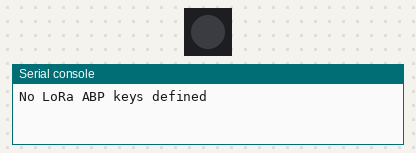
This program was run on a simulated Pycom board running MicroPython. On the bench: 1 RGB LEDs in strip order, left to right, the last lines printed to the serial console. Dim RGB values are drawn brighter than linear; no radio messages arrive unless stated (any console line starting 'radio sent:' is added by the test bench); the LoRaWAN join succeeds after 3 s and a send takes 0.1 s; library files of the repository ran but are not shown: lora.py.

Above: at 0.1 s.
At 5.15 s:
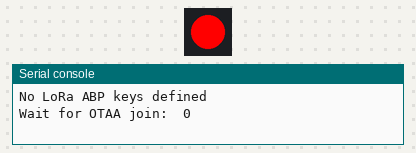
At 5.55 s:
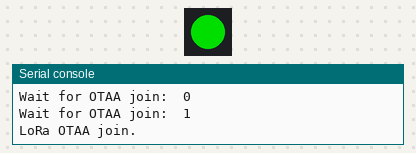
At 6.36 s:
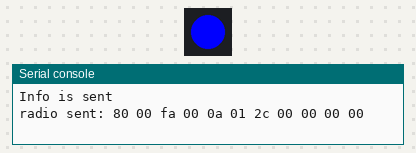
Timing chart, 0 to 7.9 s (numbered marks = the images above):
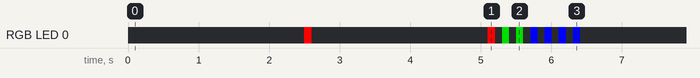

Measured:
- by itself, RGB LED 0: off → RGB(255, 0, 0) at 2.5 s, → off 0.10 s later, → RGB(255, 0, 0) 2.5 s later, → off 0.10 s later, … (16 changes in this stretch)

The program:

lora_test.py
```python
__version__ = "0." + "$Revision: 1.1 $"[11:-2]
__license__ = 'GPLV4'

Network = ''
method = {}
try:
  from lora import LORA
  from Config import Network
  # OTAA keys
  from Config import dev_eui, app_eui, app_key
except: print('No network or LoRa OTAA keys defined')
if Network != 'TTN': raise ValueError("No LoRa network defined")
else: method['OTAA'] = (dev_eui, app_eui, app_key)
try:
  # ABP keys
  from Config import dev_addr, nwk_swkey, app_swkey
except: print('No LoRa ABP keys defined')
else: method['ABP'] = (nwk_swkey, nwk_swkey, app_swkey)
if not len(method): raise ValueError("No LoRa keys configured or LoRa config error")

import sys
import struct
from time import time, sleep

# Turn off hearbeat LED
import pycom
pycom.heartbeat(False)

info = None
n = None
def SendInfo(port,data):
  print("info requested")
  if not data: return
  if (not info) or (not n): return
  print("Sent info")
  sleep(30)
  n.send(info,port=3)

n = LORA()
if not n.connect(method, ports=2):
  print("Failed to connect to LoRaWan TTN")
  sys.exit(0)

# send first some info
# dust (None,Shiney,Nova,Plantower, ...) 4 low bits
# meteo (None,DHT11,DHT22,BME280,BME680, ...) 4 high bits
# GPS (longitude,latitude, altitude) float
# send 17 bytes

useGPS = False
thisGPS = [50.12345,6.12345,12.34]
try: from Config import useGPS, thisGPS
except: pass

Dust = ['unknown','PPD42NS','SDS011','PMS7003']
Meteo = ['unknown','DHT11','DHT22','BME280','BME680']
try:
  from Config import meteo
except:
  meteo = 'unknown'
try:
  from Config import dust
except:
  dust = 'unknown'

sense = ((Meteo.index(meteo)&0xf)<<4) | (Dust.index(dust)&0x7)
if useGPS: sense |= 0x8
info = struct.pack('>BBlll',0,sense,int(thisGPS[0]*100000),int(thisGPS[1]*100000), int(thisGPS[2]*10))
print("Sending version 0, meteo %s, dust %s, configured GPS: " % (meteo,dust), thisGPS)

if not n.send(info,port=3): print("send error")
else: print('Info is sent')

for cnt in range(3):
  # old style
  # data = struct.pack('>HHHHHHHHl', 10+cnt, 15+cnt, 20+cnt, 25+cnt, 30+cnt, 35+cnt, 40+cnt, 45+cnt, time())
  # packaged as: type, PM25*10, PM10*10, temp*10+300, hum*10
  if cnt%2:
    data = struct.pack('>BHHHHHlll', 0x88, int(250+cnt), int(100+cnt), 300+cnt, cnt, 1000+cnt, int(thisGPS[0]*100000),int(thisGPS[1]*100000), int(thisGPS[2]*10))
  else:
    data = struct.pack('>BHHHHH', 0x80, int(250+cnt), int(10+cnt), 300+cnt, cnt,0)
  # Send packet
  if not n.send(data):  # send to LoRa port 2
    print("send error")
  else: print('Data is sent')
  sleep(60)
print('Done')
import sys
sys.exit()
```

Config.py
```python
# Replace with your own OTAA keys,
# obtainable through the "files" widget in Managed IoT Cloud.

# TTN register:
#          app id  ???, dev id ???
Network = 'TTN' # or 'WiFi'
# OTAA keys
#
#	maak TTN account aan (ttn.org)
#	genereer keys via ttn
#
dev_eui = "AAAA807D3A939eb4"
app_eui = "70B3D57ED000A4D3"
app_key = "84280F838341190C205451D18CE954E4"

# ABP keys
# dev_addr  = "26xxxxF1"
# nwk_swkey = "E8xxxxxxxxxxxxxxxxxxxxxxxxxxxx9C"
# app_swkey = "03xxxxxxxxxxxxxxxxxxxxxxxxxxxx02"

# wifi AP or Node
W_SSID = 'MySense-PyCom'
W_PASS = 'acacadabra'

# define 0 if not used (GPS may overwrite this)
# thisGPS = [0.0,0.0,0.0] # (LAT,LON,ALT)

# uncomment if calibration is known
# # date, reference to ?
# calibrate = {
#     "temperature": [0,1],
#     "humidity": [0,1],
#     "pressure": [0,1],
#     "gas": [0,1],
#     "gas base": 0+1.0*178644.6, # use gas calibration
#     "pm1": [0,1],
#     "pm25": [0,1],
#     "pm10": [0,1],
#}

# auto detect I2C address if module is wired/connected
# Meteo: BME280, BME680, SHT31
# meteo module is auto detected
# useMeteo = 'I2C'# I2C bus, None: disabled
# if BME == 680:
M_gBase = 430940.4 # BME680 gas base line (dflt None or missing: recalculate)

# use oled display None: disabled
useSSD = 'I2C' # deprecated
#useSSD = 'SPI' # if not on I2C bus
# useDisplay = True  # or 'I2C'
# SPI pins
#S_CLKI = 'P19'  # brown D0
#S_MOSI = 'P18'  # white D1
#S_MISO = 'P16'  # NC
# SSD pins on GPIO
#S_DC   = 'P20'  # purple DC
#S_RES  = 'P21'  # gray   RES
#S_CS   = 'P17'  # blew   CS

# SDA wire is white, SCL wire is yellow or gray
# I2Cpins = [('P23','P22')] # I2C pins [(SDA,SCL), ...]
# I2Cdevices = [
#         ('BME280',0x76),('BME280',0x77), # BME serie Bosch
#         ('SHT31',0x44),('SHT31',0x45),   # Sensirion serie
#         ('SSD1306',0x3c)                 # oled display
#    ]

# uart allocations number from 0 (0,1,2) PCB nr TTL 3, 2, 1
# uart = [-1] # leave 0 free (USB TTL expansion board)  (Tx, Rx), ...
# UARTpins=[('P4','P3'),('P11','P10')] # default UART pins used by auto detect device

# useGPS = 'UART'      # None or False if not present
# G_Tx = 'P11'    # white GPS Rx
# G_Rx = 'P10'    # yellow GPS Tx

#sampling = 60   # sample time for dust
#sleep_time = 5  # interval time between samples
# calibration Taylor factors
#calibrate = None # or e.g. { 'temperature': [-6.2,1], 'pm1': [-20.0,0.5], ...}

# useDust = 'UART'     # UART, use False if not present
dust = 'PMS7003'     # define 0 if not
# D_Tx = 'P4'     # yellow Rx module
# D_Rx = 'P3'     # white Tx module
#sampling = 60  # secs, default dust sampling timing
# Dext = '' # only Plantower/Sensirion: '_cnt' for pcs/0.1 dm3 (dflt: ug/m3)
Dext = True   # send PM count PMnn_cnt to database server
```
